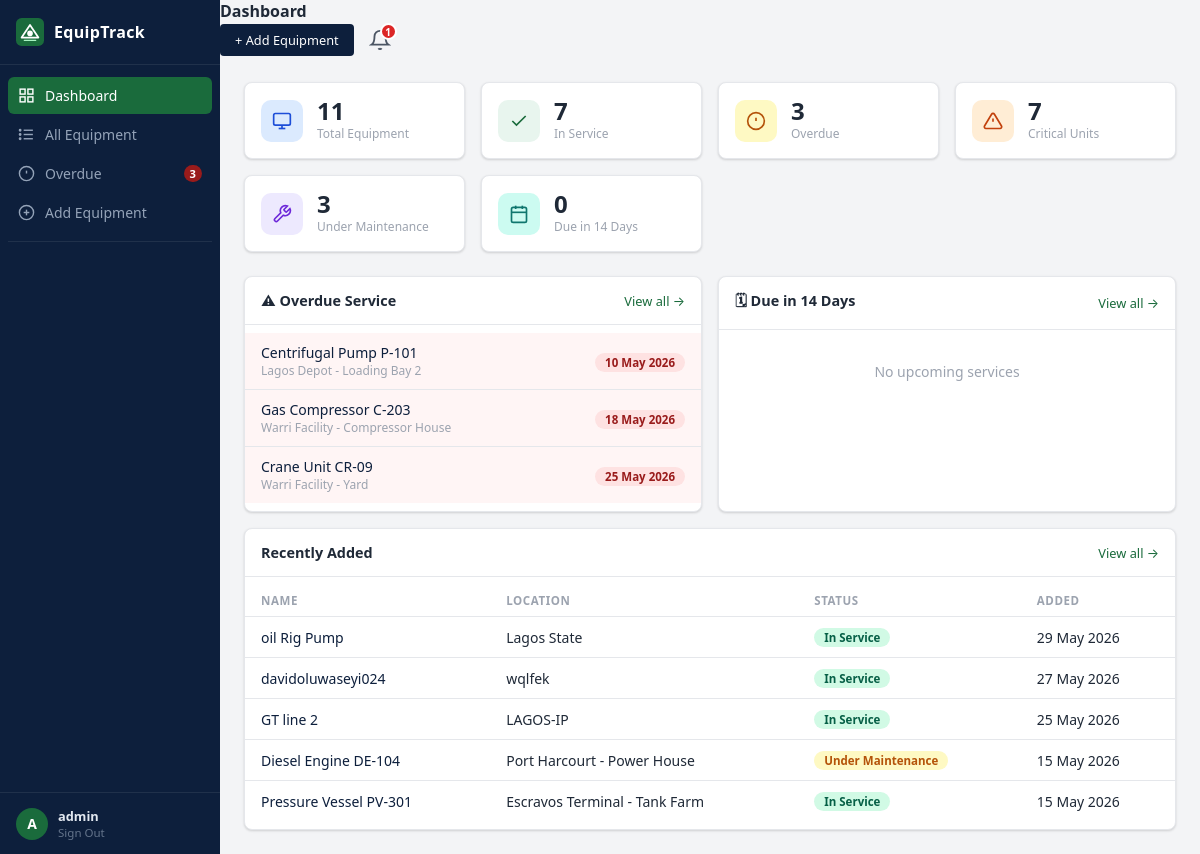
The app's page / (signed in), older data.
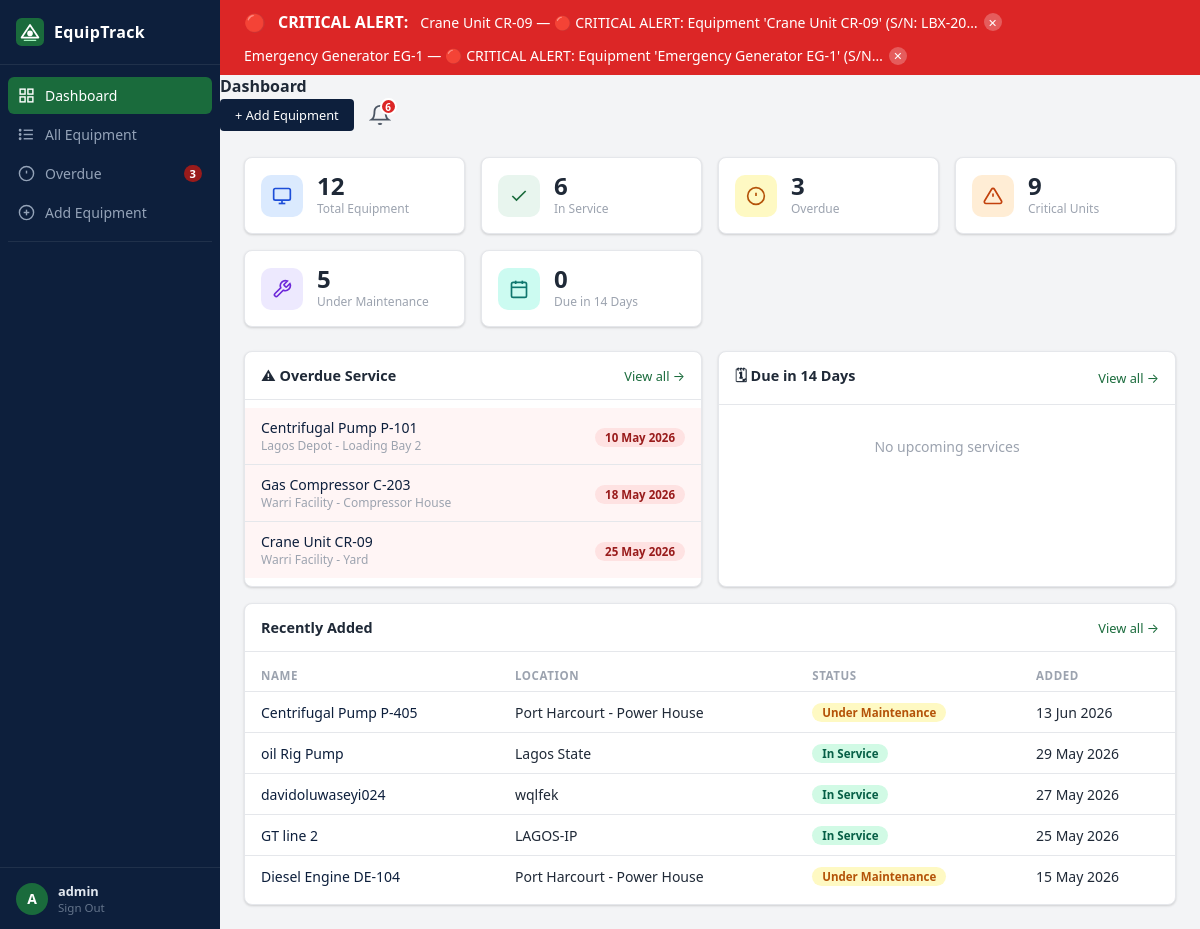
The same page, newer data.
### tracker/models.py (models this page shows, shortened)
class Equipment(models.Model):
    class Condition(models.TextChoices):
        GOOD = "good", "Good"
        FAIR = "fair", "Fair"
        POOR = "poor", "Poor"
    class Status(models.TextChoices):
        IN_SERVICE        = "in_service",        "In Service"
        UNDER_MAINTENANCE = "under_maintenance",  "Under Maintenance"
        OUT_OF_SERVICE    = "out_of_service",     "Out of Service"
    name              = models.CharField(max_length=200)
    serial_number     = models.CharField(max_length=100, unique=True)
    location          = models.CharField(max_length=200)
    condition         = models.CharField(max_length=10, choices=Condition.choices, default=Condition.GOOD)
    status            = models.CharField(max_length=20, choices=Status.choices, default=Status.IN_SERVICE, db_index=True)
    critical          = models.BooleanField(default=False, db_index=True)
    last_service_date = models.DateField(null=True, blank=True)
    next_due_date     = models.DateField(null=True, blank=True, db_index=True)
    notes             = models.TextField(blank=True, default="")
    created_at        = models.DateTimeField(auto_now_add=True)
    updated_at        = models.DateTimeField(auto_now=True)
    class Meta:
        ordering = ["next_due_date"]
        verbose_name = "Equipment"
        verbose_name_plural = "Equipment"

### notifications/models.py (models this page shows, shortened)
class Notification(models.Model):
    STATUS_CHOICES = [
        ('in_service', 'In Service'),
        ('under_maintenance', 'Under Maintenance'),
        ('out_of_service', 'Out Of Service'),
        ('critical', 'Critical'),
        ('overdue', 'Overdue'),
    ]
    equipment = models.ForeignKey(
        'tracker.Equipment',
        on_delete=models.CASCADE,
        related_name='notifications',
    )
    user = models.ForeignKey(
        User,
        on_delete=models.CASCADE,
        null=True,
        blank=True,
    )
    status  = models.CharField(max_length=20, choices=STATUS_CHOICES)
    message = models.TextField()
    is_read = models.BooleanField(default=False)
    is_dismissed = models.BooleanField(default=False)
    created_at = models.DateTimeField(auto_now_add=True)
    class Meta:
        ordering = ['-created_at']

### tracker/views.py (the view)
# urls.py: path('',               views.dashboard,          name='dashboard'),
@login_required
def dashboard(request):
    today       = timezone.now().date()
    overdue_items  = Equipment.objects.filter(next_due_date__lt=today).order_by('next_due_date')[:5]
    due_soon_items = Equipment.objects.filter(
        next_due_date__gte=today,
        next_due_date__lte=today + timedelta(days=14)
    ).order_by('next_due_date')[:5]
    recent = Equipment.objects.order_by('-created_at')[:5]
    return render(request, 'tracker/dashboard.html', {
        'overdue_items': overdue_items,
        'due_soon_items': due_soon_items,
        'recent': recent,
        **_stats(),
    })

### notifications/context_processors.py (called while the page is built)
def notifications_processor(request):
    if not request.user.is_authenticated:
        return {}
    unread = Notification.objects.filter(
        user=request.user,
        is_read=False,
        is_dismissed=False,
    ).select_related('equipment').order_by('-created_at')
    critical = unread.filter(status='critical')
    return {
        'unread_notifications': unread,
        'critical_notifications': critical,
        'unread_count': unread.count(),
    }

### tracker/templates/tracker/dashboard.html (shortened to what the changed rows need)
{% extends 'tracker/base.html' %}
{% block page_title %}Dashboard{% endblock %}
{% block content %}
<div class="stats-grid">
  <div class="stat-card">
    <div class="stat-card__body">
      <div class="stat-card__value">{{ total }}</div>
      <div class="stat-card__label">Total Equipment</div>
    </div>
  </div>
  <div class="stat-card">
    <div class="stat-card__body">
      <div class="stat-card__value">{{ in_service }}</div>
      <div class="stat-card__label">In Service</div>
    </div>
  </div>
  <div class="stat-card">
    <div class="stat-card__body">
      <div class="stat-card__value">{{ critical }}</div>
      <div class="stat-card__label">Critical Units</div>
    </div>
  </div>
  <div class="stat-card">
    <div class="stat-card__body">
      <div class="stat-card__value">{{ maintenance }}</div>
      <div class="stat-card__label">Under Maintenance</div>
    </div>
  </div>
</div>
<div class="panel-grid">
  <div class="panel">
    <div class="panel__body">
      {% if overdue_items %}
        {% for eq in overdue_items %}
        <div class="panel-row panel-row--overdue">
          <div class="panel-row__main">
            <a href="{% url 'tracker:equipment_detail' eq.pk %}" class="panel-row__name">{{ eq.name }}</a>
            <span class="panel-row__meta">{{ eq.location }}</span>
          </div>
          <div>
            {% if eq.next_due_date %}
              <span class="badge badge--red">{{ eq.next_due_date|date:"d M Y" }}</span>
            {% endif %}
          </div>
        </div>
        {% endfor %}
      {% else %}
        <div class="empty-panel">
          <span>✓ No overdue equipment</span>
        </div>
      {% endif %}
    </div>
  </div>
  <div class="panel panel--wide">
    <div class="panel__body">
      {% if recent %}
        <table class="mini-table">
          <thead><tr><th>Name</th><th>Location</th><th>Status</th><th>Added</th></tr></thead>
          <tbody>
          {% for eq in recent %}
            <tr>
              <td><a href="{% url 'tracker:equipment_detail' eq.pk %}">{{ eq.name }}</a></td>
              <td>{{ eq.location }}</td>
              <td>{% include 'tracker/_status_badge.html' with status=eq.status %}</td>
              <td>{{ eq.created_at|date:"d M Y" }}</td>
            </tr>
          {% endfor %}
          </tbody>
        </table>
      {% else %}
        <div class="empty-panel">No equipment yet. <a href="{% url 'tracker:equipment_create' %}">Add some →</a></div>
      {% endif %}
    </div>
  </div>
</div>
{% endblock %}

### tracker/templates/tracker/base.html (shortened to what this page needs)
{% load static %}
<!DOCTYPE html>
<html lang="en">
<head>
  <link rel="stylesheet" href="{% static 'css/main.css' %}"/>
</head>
<body>
<div class="app-shell">
  <aside class="sidebar">
    <div class="sidebar__brand">
      <span>EquipTrack</span>
    </div>
    <nav class="sidebar__nav">
      <a href="{% url 'tracker:dashboard' %}" class="nav-item {% block nav_dashboard %}{% endblock %}">
        <svg viewBox="0 0 24 24" fill="none" stroke="currentColor" stroke-width="2"><rect x="3" y="3" width="7" height="7"/><rect x="14" y="3" width="7" height="7"/><rect x="14" y="14" width="7" height="7"/><rect x="3" y="14" width="7" height="7"/></svg>
        Dashboard
      </a>
      <a href="{% url 'tracker:equipment_list' %}" class="nav-item {% block nav_list %}{% endblock %}">
        All Equipment
      </a>
      <a href="{% url 'tracker:equipment_overdue' %}" class="nav-item {% block nav_overdue %}{% endblock %}">
        <svg viewBox="0 0 24 24" fill="none" stroke="currentColor" stroke-width="2"><circle cx="12" cy="12" r="10"/><line x1="12" y1="8" x2="12" y2="12"/><line x1="12" y1="16" x2="12.01" y2="16"/></svg>
        Overdue
        {% if overdue and overdue > 0 %}<span class="badge-count">{{ overdue }}</span>{% endif %}
      </a>
      <a href="{% url 'tracker:equipment_create' %}" class="nav-item {% block nav_add %}{% endblock %}">
        <svg viewBox="0 0 24 24" fill="none" stroke="currentColor" stroke-width="2"><circle cx="12" cy="12" r="10"/><line x1="12" y1="8" x2="12" y2="16"/><line x1="8" y1="12" x2="16" y2="12"/></svg>
        Add Equipment
      </a>
      <div class="sidebar__divider"></div>
    </nav>
    <div class="sidebar__user">
      <div class="user-avatar">{{ request.user.username|first|upper }}</div>
      <div class="user-info">
        <span class="user-name">{{ request.user.username }}</span>
        <a href="{% url 'logout' %}" class="user-logout">Sign Out</a>
      </div>
    </div>
  </aside>
  <div class="main-area">
    {% if critical_notifications %}
    <div class="critical-banner" id="criticalBanner">
      <div class="critical-banner__inner">
        <span class="critical-banner__icon">🔴</span>
        <strong>CRITICAL ALERT:</strong>
        {% for note in critical_notifications %}
          <span class="critical-banner__item">
            {{ note.equipment.name }} — {{ note.message|truncatechars:60 }}
            <button class="critical-banner__dismiss"
                    data-id="{{ note.pk }}"
                    data-url="{% url 'notifications:dismiss' note.pk %}">✕</button>
          </span>
        {% endfor %}
      </div>
    </div>
    {% endif %}
    <header class="topbar">
      <div class="topbar__left">
        <h2 class="topbar__title">{% block page_title %}{% endblock %}</h2>
      </div>
      <div class="topbar__right">
        {% block topbar_actions %}{% endblock %}
        {% if user.is_authenticated %}
        <div class="notif-bell" id="notifBell">
          <button class="notif-bell__btn" onclick="toggleDropdown()">
            <svg viewBox="0 0 24 24" fill="none" stroke="currentColor" stroke-width="2" width="22" height="22">
              <path d="M18 8A6 6 0 0 0 6 8c0 7-3 9-3 9h18s-3-2-3-9"/>
              <path d="M13.73 21a2 2 0 0 1-3.46 0"/>
            </svg>
            {% if unread_count > 0 %}
              <span class="notif-bell__badge">{{ unread_count }}</span>
            {% endif %}
          </button>
        </div>
        {% endif %}
      </div>
    </header>
    <main class="page-content">
      {% block content %}{% endblock %}
    </main>
  </div>
</div>
</body>
</html>

### tracker/templates/tracker/_status_badge.html
{% if status == "in_service" %}<span class="badge badge--green">In Service</span>
{% elif status == "under_maintenance" %}<span class="badge badge--yellow">Under Maintenance</span>
{% elif status == "out_of_service" %}<span class="badge badge--red">Out of Service</span>
{% else %}<span class="badge badge--grey">Unknown</span>{% endif %}

Row changes from the older to the newer data that the page shows:
no longer on this page (row unchanged): Equipment: name "Pressure Vessel PV-301", location "Escravos Terminal - Tank Farm", status "In Service", created_at "15 May 2026", shown under "Recently Added"
added Notification: equipment.name "Crane Unit CR-09", message "🔴 CRITICAL ALERT: Equipment 'Crane Unit CR-09' (S/N: LBX-20…"
added Notification: equipment.name "Emergency Generator EG-1", message "🔴 CRITICAL ALERT: Equipment 'Emergency Generator EG-1' (S/N…"
added Equipment: name "Centrifugal Pump P-405", location "Port Harcourt - Power House", shows "Under Maintenance", created_at "13 Jun 2026", shown under "Recently Added"
Text that changed along with them:
{{ unread_count }}: "1" → "6"
{{ total }}: "11" → "12"
{{ in_service }}: "7" → "6"
{{ critical }}: "7" → "9"
{{ maintenance }}: "3" → "5"
text now shown: "🔴 CRITICAL ALERT:"
